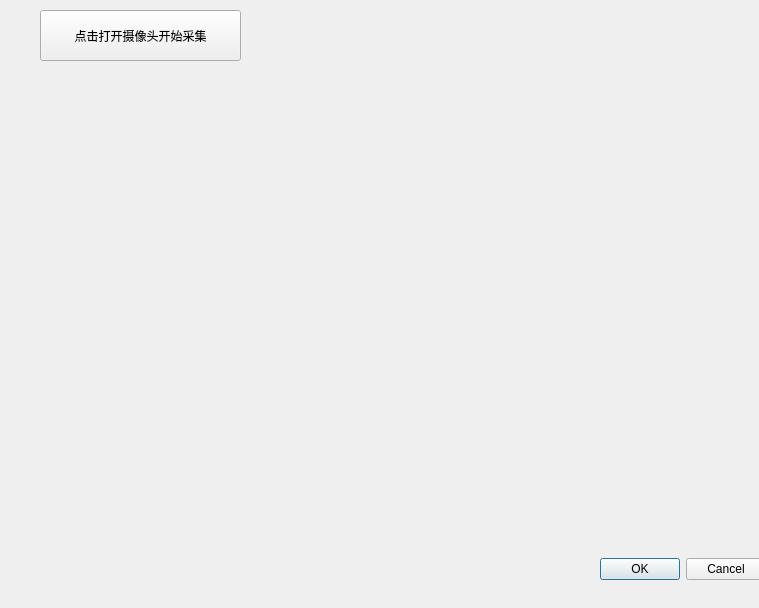
<?xml version="1.0" encoding="UTF-8"?>
<ui version="4.0">
 <class>fcpt_Gain</class>
 <widget class="QDialog" name="fcpt_Gain">
  <property name="geometry">
   <rect>
    <x>0</x>
    <y>0</y>
    <width>759</width>
    <height>608</height>
   </rect>
  </property>
  <property name="windowTitle">
   <string>Dialog</string>
  </property>
  <widget class="QDialogButtonBox" name="buttonBox">
   <property name="geometry">
    <rect>
     <x>595</x>
     <y>549</y>
     <width>171</width>
     <height>41</height>
    </rect>
   </property>
   <property name="orientation">
    <enum>Qt::Horizontal</enum>
   </property>
   <property name="standardButtons">
    <set>QDialogButtonBox::Cancel|QDialogButtonBox::Ok</set>
   </property>
  </widget>
  <widget class="QLabel" name="label">
   <property name="geometry">
    <rect>
     <x>80</x>
     <y>70</y>
     <width>221</width>
     <height>131</height>
    </rect>
   </property>
   <property name="text">
    <string/>
   </property>
  </widget>
  <widget class="QPushButton" name="pushButton">
   <property name="geometry">
    <rect>
     <x>40</x>
     <y>10</y>
     <width>201</width>
     <height>51</height>
    </rect>
   </property>
   <property name="text">
    <string>点击打开摄像头开始采集</string>
   </property>
  </widget>
 </widget>
 <resources/>
 <connections>
  <connection>
   <sender>buttonBox</sender>
   <signal>accepted()</signal>
   <receiver>fcpt_Gain</receiver>
   <slot>accept()</slot>
   <hints>
    <hint type="sourcelabel">
     <x>248</x>
     <y>254</y>
    </hint>
    <hint type="destinationlabel">
     <x>157</x>
     <y>274</y>
    </hint>
   </hints>
  </connection>
  <connection>
   <sender>buttonBox</sender>
   <signal>rejected()</signal>
   <receiver>fcpt_Gain</receiver>
   <slot>reject()</slot>
   <hints>
    <hint type="sourcelabel">
     <x>316</x>
     <y>260</y>
    </hint>
    <hint type="destinationlabel">
     <x>286</x>
     <y>274</y>
    </hint>
   </hints>
  </connection>
 </connections>
</ui>
